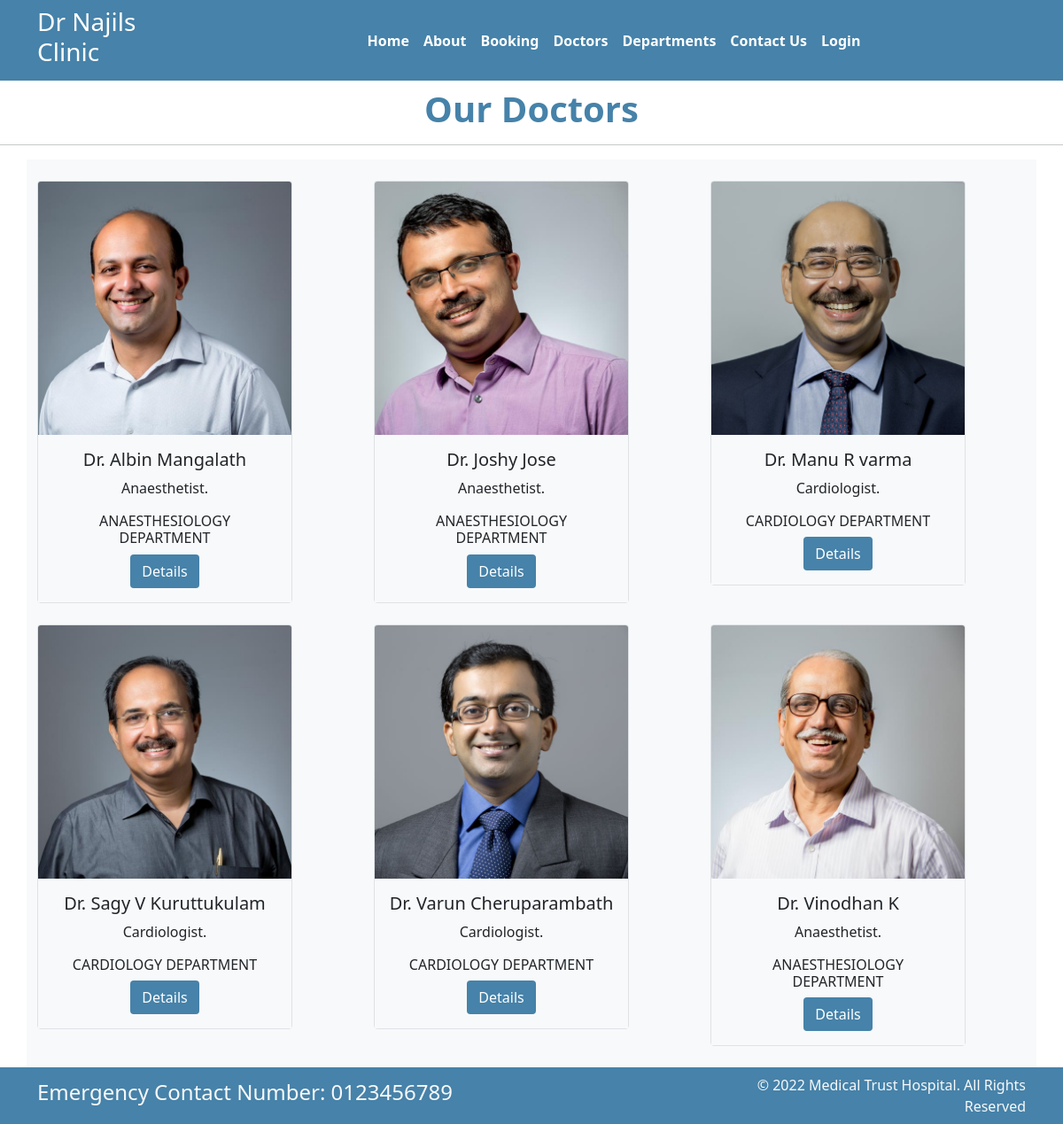
Page /doctors1 on the committed database.
### home/models.py (models this page shows)
class Doctors(models.Model):
    doc_name = models.CharField(max_length=100)
    doc_spec = models.CharField(max_length=100)
    dep_name = models.ForeignKey(Departments, on_delete=models.CASCADE)
    doc_image = models.ImageField(upload_to='doctors')
    doc_about = models.CharField(max_length=500, null='true', blank='true')
    doc_phone = models.IntegerField(null='true', blank='true')
    def __str__(self):
        return 'Dr ' + self.doc_name + ' - (' + self.doc_spec + ')'

class Departments(models.Model):
    dep_name = models.CharField(max_length=100)
    dep_description = models.TextField()
    def __str__(self):
        return self.dep_name

### home/views.py (the view)
# urls.py: path('doctors1', views.doctors, name='doctors'),
def doctors(request):
    docs = Doctors.objects.all()
    print(docs)  # its like select * from doctors
    return render(request, 'doctors.html', {'docs': docs})

### templates/doctors.html (shortened to what this page needs)
{% extends 'base.html' %}
{% block content%}
         <h1 class="text-center fw-bold my-2 " style="color :#4682A9 ">Our Doctors</h1>
            <hr>
    <div class="container pt-4 d-flex justify-content-center bg-light"  >
        <div class="row">
        {% for d in docs%}
            <div class="col-md-4 col-sm-6 col-12 mb-4">
                <div class="card text-center border " style="width: 18rem; backround-color:#4682A9 display:inline-block;
                    border-color:#12486B;border-width:medium">
                  <img class="card-img-top" src="{{d.doc_image.url}}" alt="Card image cap">
                      <div class="card-body bg-light" >
                        <h5 class="card-title">Dr. {{d.doc_name}}</h5>
                        <p class="card-text">{{d.doc_spec}}.</p>
                          <h6>{{d.dep_name}} DEPARTMENT</h6>
                          <a href="/profile/{{d.id}}" class="btn" style="background-color:#4682A9;
                            color:white">Details</a>
                      </div>
                </div>
            </div>
        {% endfor %}
        </div>
    </div>
{% endblock %}

### templates/base.html (shortened to what this page needs)
<!DOCTYPE html>
{% load static %}
<html>
  <head>
    <link rel="stylesheet"
      href=" https://cdn.jsdelivr.net/npm/bootstrap@5.1.3/dist/css/bootstrap.min.css ">
    <link rel="stylesheet"
      href="https://use.fontawesome.com/releases/v5.2.0/css/all.css">
     <link rel="stylesheet"
      href="{% static '/css/style.css' %}">
  </head>
  <body>
    <nav class="navbar navbar-expand-md " style="background-color : #4682A9">
      <div class="container">
        <div class="col-2 text-left pl-md-0">
          <h3 class="text-white"> Dr Najils Clinic </h3>
        </div>
        <div
          class="collapse navbar-collapse justify-content-center col-md-8 navbar-collapse-3">
          <ul class="navbar-nav justify-content-center  fw-bold">
            <li class="nav-item active">
              <a class="nav-link text-white" href="{% url 'home' %}">Home </a>
            </li>
            <li class="nav-item">
              <a class="nav-link text-white" href="{% url 'about' %}">About</a>
            </li>
            <li class="nav-item">
              <a class="nav-link text-white" href="{% url 'bookings' %}">Booking</a>
            </li>
            <li class="nav-item">
              <a class="nav-link text-white" href="{% url 'doctors' %}">Doctors</a>
            </li>
			 <li class="nav-item">
              <a class="nav-link text-white" href="{% url 'department' %}">Departments</a>
            </li>
            <li class="nav-item">
              <a class="nav-link text-white" href="{% url 'contact' %}">Contact Us</a>
            </li>
             <li class="nav-item">
              <a class="nav-link text-white" href="{% url 'contact' %}">Login</a>
            </li>
          </ul>
        </div>
      </div>
    </nav>
{% block content %}{% endblock %}
    <section class="">
      <footer class="pt-2 pb-2  text-light" style="background-color : #4682A9">
        <div class="container">
          <div class="row align-items-center">
            <div class="col-12 col-md-8">
              <h4>Emergency Contact Number: 0123456789</h4>
            </div>
            <div class="col-12 col-md-4 mt-4 mt-md-0 text-center text-md-end">
              © 2022 Medical Trust Hospital. All Rights Reserved
            </div>
          </div>
        </div>
      </footer>
    </section>
  </body>
</html>

### rows in the picture
Doctors: doc_image (picture), doc_name "Albin Mangalath", doc_spec "Anaesthetist", dep_name "ANAESTHESIOLOGY"
Doctors: doc_image (picture), doc_name "Joshy Jose", doc_spec "Anaesthetist", dep_name "ANAESTHESIOLOGY"
Doctors: doc_image (picture), doc_name "Manu R varma", doc_spec "Cardiologist", dep_name "CARDIOLOGY"
Doctors: doc_image (picture), doc_name "Sagy V Kuruttukulam", doc_spec "Cardiologist", dep_name "CARDIOLOGY"
Doctors: doc_image (picture), doc_name "Varun Cheruparambath", doc_spec "Cardiologist", dep_name "CARDIOLOGY"
Doctors: doc_image (picture), doc_name "Vinodhan K", doc_spec "Anaesthetist", dep_name "ANAESTHESIOLOGY"
